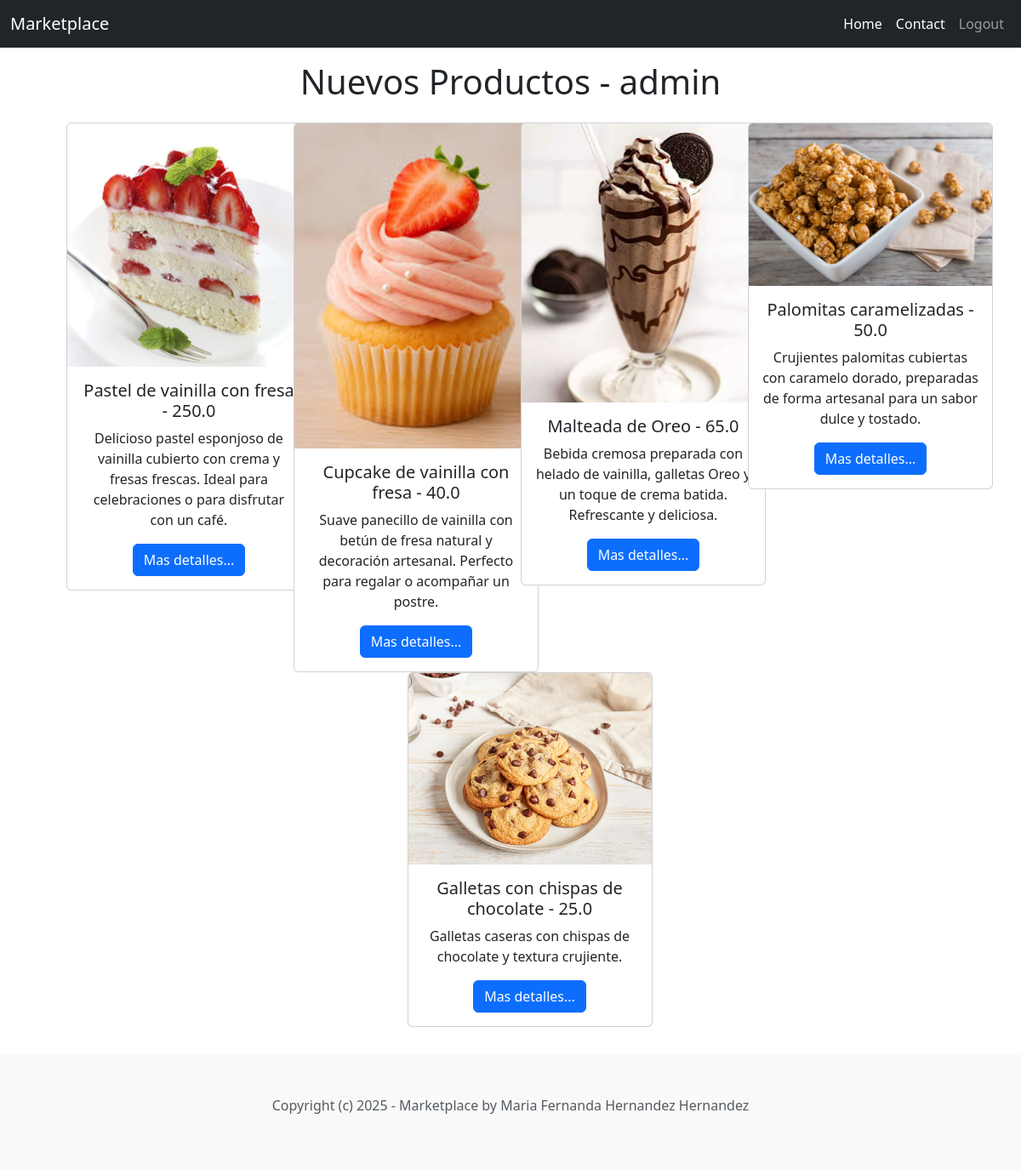
The app's page / (signed in) with its own data.
### store/models.py (models this page shows, shortened)
class Item(models.Model):
    category = models.ForeignKey(Category, related_name='items', on_delete=models.CASCADE)
    name = models.CharField(max_length=255)
    description = models.TextField(blank=True, null=True)
    price = models.FloatField()
    image = models.ImageField(upload_to='item_images', blank=True, null=True)
    is_sold = models.BooleanField(default=False)
    created_by = models.ForeignKey(User, related_name='items', on_delete=models.CASCADE)
    created_at = models.DateTimeField(auto_now_add=True)

### store/views.py (the view)
# urls.py: 2. Add a URL to urlpatterns:  path('', views.home, name='home')
def home(request):
    items = Item.objects.filter(is_sold=False)
    categories = Category.objects.all()
    context = {
        'items': items,
        'categories': categories
    }
    return render(request, 'store/home.html', context)

### store/templates/store/home.html (shortened to what this page needs)
{% extends 'store/base.html' %}
{% block content %}
    <div class="mt-2 mb-4 px-4 py-2">
        {% if request.user.is_authenticated %}
        <h1 class="text-center mb-4">Nuevos Productos - {{request.user.username}}</h1>
        {% else %}
        <h1 class="text-center mb-4">Nuevos Productos</h1>
        {% endif %}
        <div class="container text-center">
            <div class="row justify-content-center">
                {% for item in items %}
                    <div class="col-xs-12 col-sm-6 col-md-6 col-lg-6 col-xl-3">
                        <div class="card" style="width: 18rem">
                            <img src="{{ item.image.url }}" alt="{{item.name}}" class="card-img-top">
                            <div class="card-body">
                                <h5 class="card-title">{{item.name}} - {{item.price}}</h5>
                                <p class="card-text">{{item.description}}</p>
                                <a href="{% url 'detail' item.pk %}" class="btn btn-primary">Mas detalles...</a>
                            </div>
                        </div>
                    </div>
                {% endfor%}
            </div>
        </div>
    </div>
{% endblock %}

### records on screen
Item: image (picture), name "Pastel de vainilla con fresa", price "250.0", description "Delicioso pastel esponjoso de vainilla cubierto con crema y fresas frescas. Ideal para celebraciones o para disfrutar con un café."
Item: image (picture), name "Cupcake de vainilla con fresa", price "40.0", description "Suave panecillo de vainilla con betún de fresa natural y decoración artesanal. Perfecto para regalar o acompañar un postre."
Item: image (picture), name "Malteada de Oreo", price "65.0", description "Bebida cremosa preparada con helado de vainilla, galletas Oreo y un toque de crema batida. Refrescante y deliciosa."
Item: image (picture), name "Palomitas caramelizadas", price "50.0", description "Crujientes palomitas cubiertas con caramelo dorado, preparadas de forma artesanal para un sabor dulce y tostado."
Item: image (picture), name "Galletas con chispas de chocolate", price "25.0", description "Galletas caseras con chispas de chocolate y textura crujiente."

### other values on screen
{{ request.user.username }} "admin"
